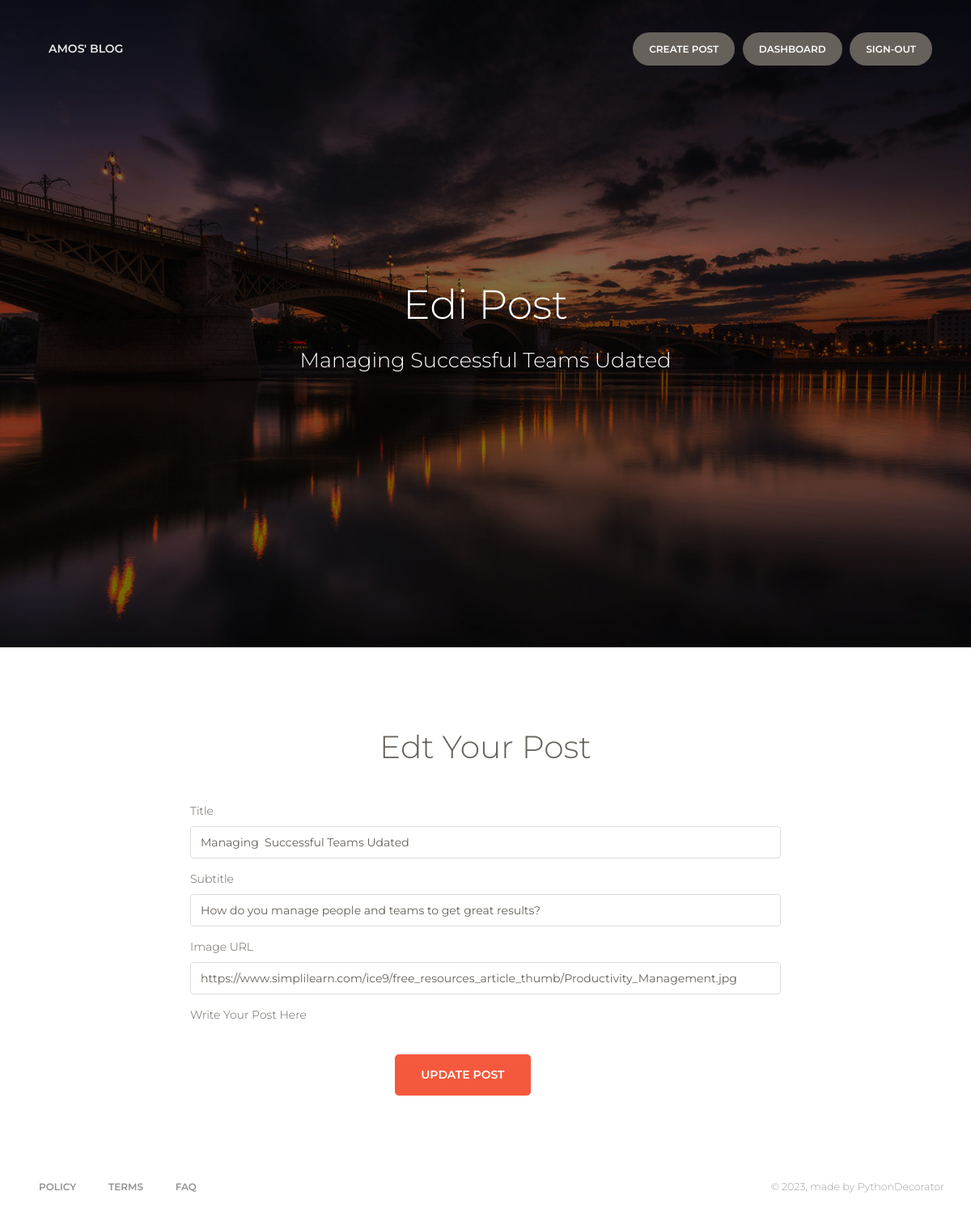
The page /edit?post_id=7 (signed in) on the database as committed earlier.
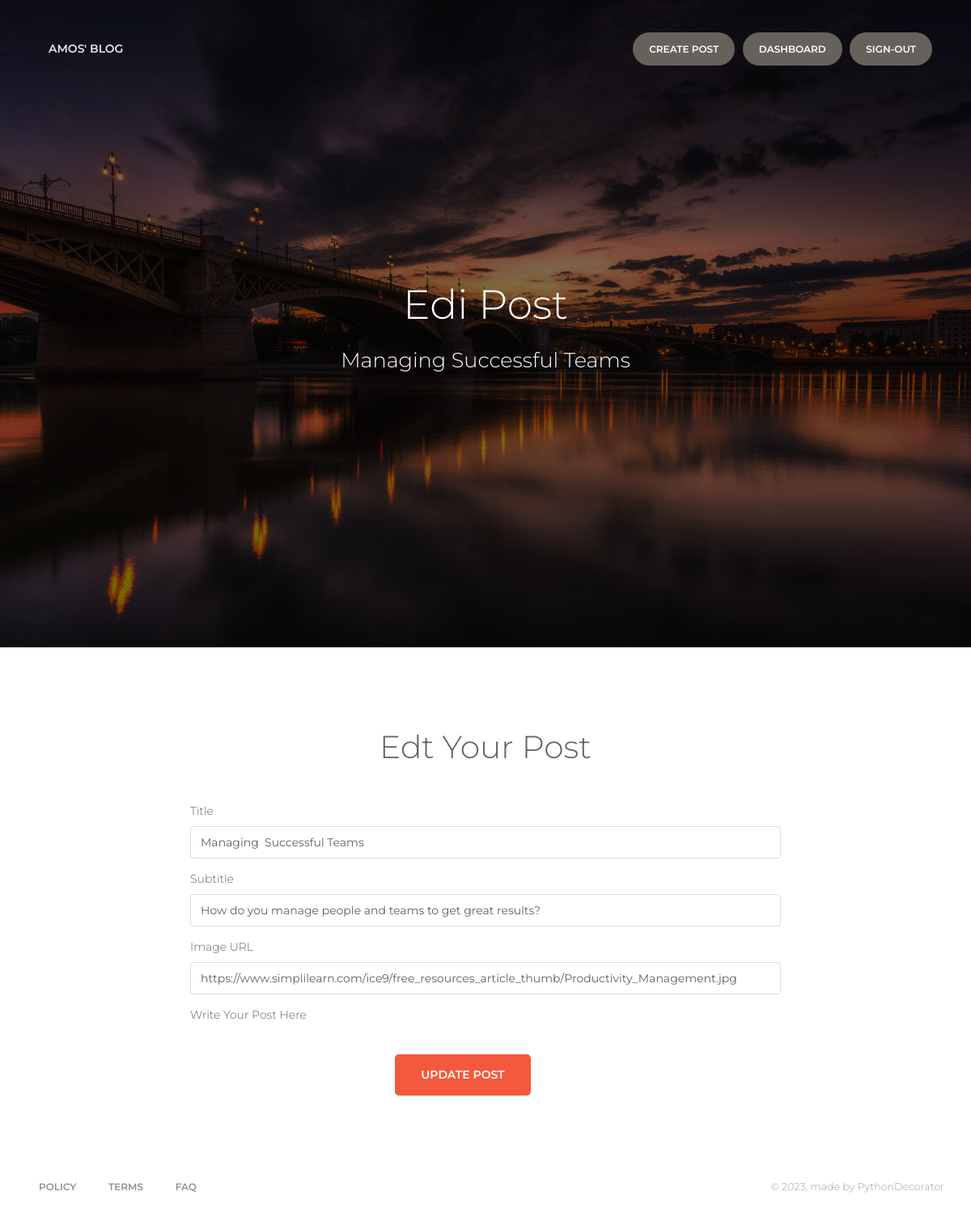
The same page on the database as committed later.
### apps/authentication/models.py (models this page shows)
class BlogPost(db.Model):
    __tablename__ = "blog_posts"
    id = db.Column(db.Integer, primary_key=True)
    date = db.Column(db.Date, nullable=False, default="datetime.utcnow")  # will be added by default
    title = db.Column(db.String(250), unique=True, nullable=False)
    subtitle = db.Column(db.String(250), nullable=False)
    img_url = db.Column(db.String(250), nullable=False)
    body = db.Column(db.Text, nullable=False)
    author_id = db.Column(db.Integer, db.ForeignKey("users.id"))
    post_author = relationship('User', back_populates='post')
    comment = relationship('Comment', back_populates='author_post')

### apps/home/routes.py (the view, shortened to what this page needs)
@blueprint.route("/edit", methods=["GET", "POST"])
@login_required
def edit():
    post_edit_form = PostEditForm()
    post_id = request.args.get('post_id')
    post_selected = db.session.query(BlogPost).get(int(post_id))
    return render_template("home/edit.html", post=post_selected, form=post_edit_form,
                           logged_in=current_user.is_authenticated, current_user=current_user)

### apps/authentication/forms.py
class PostEditForm(CreateBlogPostForm):
    new_body = CKEditorField("Edit Your Post Here", [InputRequired(), Length(min=50, max=5000)])
    submit = SubmitField("Update Post")

### apps/__init__.py (called while the page is built)
def configure_database(app):
    @app.before_first_request
    def initialize_database():
        db.create_all()
    @app.teardown_request
    def shutdown_session(exception=None):
        db.session.remove()

### apps/authentication/routes.py (called while the page is built)
@login_manager.user_loader
def load_user(user_id):
    return User.query.get(int(user_id))

### apps/templates/home/edit.html (shortened to what this page needs)
{% extends "base/base.html" %}
{% block content %}
<div class="page-header" data-parallax="true" style="background-image: url('../static/assets//img/daniel-olahh.jpg');">
    <div class="container">
        <div class="motto text-center">
            <h1>Edi Post</h1>
            <h3>{{ post.title }}</h3>
            <br/>
        </div>
    </div>
</div>
<div class="main">
    <div class="section landing-section">
        <div class="container">
            <div class="row">
                <div class="col-md-8 ml-auto mr-auto">
                    <h2 class="text-center">Edt Your Post</h2>
                    <form class="contact-form" method="POST" action="{{ url_for('home_blueprint.add') }}" novalidate>
                        <div class="row">
                            <div class="col-md-12">
                                {{ form.title.label(class="form-label") }}
                                {{ form.title(class="form-control", value=post.title) }}
                            </div>
                            <div class="col-md-12">
                                {{ form.subtitle.label(class="form-label") }}
                                {{ form.subtitle(class="form-control", value=post.subtitle) }}
                            </div>
                            <div class="col-md-12">
                                {{ form.img_url.label(class="form-label") }}
                                {{ form.img_url(class="form-control", value=post.img_url) }}
                            </div>
                        </div>
                        {{ form.body.label(class="form-label") }}
                        <div class="row">
                            <div class="col-md-4 ml-auto mr-auto">
                                {{ form.submit(class="btn btn-danger btn-lg btn-fill") }}
                            </div>
                        </div>
                    </form>
                </div>
            </div>
        </div>
    </div>
</div>
{% endblock content %}

Rows that differ between the two databases and show on the page:
changed BlogPost "How do you manage people and teams to get great results?": title "Managing Successful Teams Udated" → "Managing Successful Teams"
